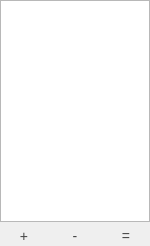
<?xml version="1.0" encoding="UTF-8"?>
<ui version="4.0">
 <class>SamplesManagerView</class>
 <widget class="QWidget" name="SamplesManagerView">
  <property name="geometry">
   <rect>
    <x>0</x>
    <y>0</y>
    <width>150</width>
    <height>246</height>
   </rect>
  </property>
  <property name="minimumSize">
   <size>
    <width>100</width>
    <height>0</height>
   </size>
  </property>
  <property name="windowTitle">
   <string>Form</string>
  </property>
  <layout class="QVBoxLayout" name="verticalLayout">
   <property name="spacing">
    <number>3</number>
   </property>
   <property name="leftMargin">
    <number>0</number>
   </property>
   <property name="topMargin">
    <number>0</number>
   </property>
   <property name="rightMargin">
    <number>0</number>
   </property>
   <property name="bottomMargin">
    <number>0</number>
   </property>
   <item>
    <widget class="QListView" name="samplesList"/>
   </item>
   <item>
    <layout class="QHBoxLayout" name="horizontalLayout" stretch="1,1,1">
     <property name="spacing">
      <number>3</number>
     </property>
     <item>
      <widget class="QToolButton" name="insertNewSamples">
       <property name="sizePolicy">
        <sizepolicy hsizetype="Expanding" vsizetype="Fixed">
         <horstretch>0</horstretch>
         <verstretch>0</verstretch>
        </sizepolicy>
       </property>
       <property name="toolTip">
        <string>Insert new data to back of list.</string>
       </property>
       <property name="styleSheet">
        <string notr="true">QToolButton{
    border-style: outset;
    border-width: 0px;
    font: 14px;
    border-top-left-radius: 8px;
    border-bottom-left-radius: 8px;
    color: #444444;
    height: 18px;
    background: qlineargradient(
        x1: 0, y1: 0, x2: 0, y2: 1,
        stop: 1.0   #999, 
        stop: 0.75 #bbb,
        stop: 0.5   #ddd, 
        stop: 0.25 #eee, 
        stop: 0.0   #fff
    );
}
QToolButton:pressed {
    background: qlineargradient(
        x1: 0, y1: 0, x2: 0, y2: 1,
        stop: 1.0   #fff, 
        stop: 0.75 #eee,
        stop: 0.5   #ddd, 
        stop: 0.25 #bbb, 
        stop: 0.0   #999
    );
}
QToolButton:hover:enabled{
    color:#000
}
QToolButton:disabled{
    color: #999999;
}</string>
       </property>
       <property name="text">
        <string>+</string>
       </property>
      </widget>
     </item>
     <item>
      <widget class="QToolButton" name="removeSamples">
       <property name="sizePolicy">
        <sizepolicy hsizetype="Expanding" vsizetype="Fixed">
         <horstretch>0</horstretch>
         <verstretch>0</verstretch>
        </sizepolicy>
       </property>
       <property name="toolTip">
        <string>Remove current data.</string>
       </property>
       <property name="styleSheet">
        <string notr="true">QToolButton{
    border-style: outset;
    border-width: 0px;
    font: 14px;
    color: #444444;
    height: 18px;
    background: qlineargradient(
        x1: 0, y1: 0, x2: 0, y2: 1,
        stop: 1.0   #999, 
        stop: 0.75 #bbb,
        stop: 0.5   #ddd, 
        stop: 0.25 #eee, 
        stop: 0.0   #fff
    );
}
QToolButton:pressed {
    background: qlineargradient(
        x1: 0, y1: 0, x2: 0, y2: 1,
        stop: 1.0   #fff, 
        stop: 0.75 #eee,
        stop: 0.5   #ddd, 
        stop: 0.25 #bbb, 
        stop: 0.0   #999
    );
}
QToolButton:hover:enabled{
    color:#f00
}
QToolButton:disabled{
    color: #999999;
}</string>
       </property>
       <property name="text">
        <string>-</string>
       </property>
      </widget>
     </item>
     <item>
      <widget class="QToolButton" name="replaceSamples">
       <property name="sizePolicy">
        <sizepolicy hsizetype="Expanding" vsizetype="Fixed">
         <horstretch>0</horstretch>
         <verstretch>0</verstretch>
        </sizepolicy>
       </property>
       <property name="toolTip">
        <string>Replace current data with a new one.</string>
       </property>
       <property name="styleSheet">
        <string notr="true">QToolButton{
    border-style: outset;
    border-width: 0px;
    font: 14px;
    border-top-right-radius: 8px;
    border-bottom-right-radius: 8px;
    color: #444444;
    height: 18px;
    background: qlineargradient(
        x1: 0, y1: 0, x2: 0, y2: 1,
        stop: 1.0   #999, 
        stop: 0.75 #bbb,
        stop: 0.5   #ddd, 
        stop: 0.25 #eee, 
        stop: 0.0   #fff
    );
}
QToolButton:pressed {
    background: qlineargradient(
        x1: 0, y1: 0, x2: 0, y2: 1,
        stop: 1.0   #fff, 
        stop: 0.75 #eee,
        stop: 0.5   #ddd, 
        stop: 0.25 #bbb, 
        stop: 0.0   #999
    );
}
QToolButton:hover:enabled{
    color:#f00
}
QToolButton:disabled{
    color: #999999;
}</string>
       </property>
       <property name="text">
        <string>=</string>
       </property>
      </widget>
     </item>
    </layout>
   </item>
  </layout>
 </widget>
 <resources/>
 <connections/>
</ui>
